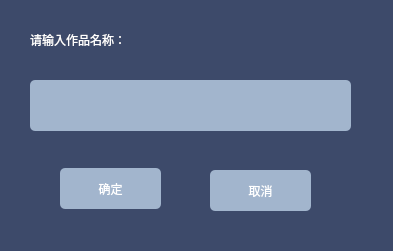
<?xml version="1.0" encoding="UTF-8"?>
<ui version="4.0">
 <class>addNewBook</class>
 <widget class="QDialog" name="addNewBook">
  <property name="geometry">
   <rect>
    <x>0</x>
    <y>0</y>
    <width>393</width>
    <height>251</height>
   </rect>
  </property>
  <property name="windowTitle">
   <string>Dialog</string>
  </property>
  <property name="styleSheet">
   <string notr="true">background-color: rgb(61, 74, 106);</string>
  </property>
  <widget class="QLineEdit" name="newBookName">
   <property name="geometry">
    <rect>
     <x>30</x>
     <y>80</y>
     <width>321</width>
     <height>51</height>
    </rect>
   </property>
   <property name="styleSheet">
    <string notr="true">background-color: rgb(162, 181, 205);
color: rgb(255, 255, 255);
border: 0px groove gary;
border-radius:5px;
</string>
   </property>
  </widget>
  <widget class="QPushButton" name="btnAddNewBook">
   <property name="geometry">
    <rect>
     <x>60</x>
     <y>168</y>
     <width>101</width>
     <height>41</height>
    </rect>
   </property>
   <property name="styleSheet">
    <string notr="true">background-color: rgb(162, 181, 205);
color: rgb(255, 255, 255);
border: 0px groove gary;
border-radius:5px;
selection-background-color: rgb(170, 255, 255);</string>
   </property>
   <property name="text">
    <string>确定</string>
   </property>
  </widget>
  <widget class="QPushButton" name="btnCancel">
   <property name="geometry">
    <rect>
     <x>210</x>
     <y>170</y>
     <width>101</width>
     <height>41</height>
    </rect>
   </property>
   <property name="styleSheet">
    <string notr="true">background-color: rgb(162, 181, 205);
color: rgb(255, 255, 255);
border: 0px groove gary;
border-radius:5px;
selection-background-color: rgb(170, 255, 255);</string>
   </property>
   <property name="text">
    <string>取消</string>
   </property>
  </widget>
  <widget class="QLabel" name="label">
   <property name="geometry">
    <rect>
     <x>30</x>
     <y>30</y>
     <width>161</width>
     <height>20</height>
    </rect>
   </property>
   <property name="styleSheet">
    <string notr="true">color: rgb(255, 255, 255);
font: 12pt &quot;Microsoft YaHei UI&quot;;</string>
   </property>
   <property name="text">
    <string>请输入作品名称：</string>
   </property>
  </widget>
 </widget>
 <resources/>
 <connections/>
</ui>
